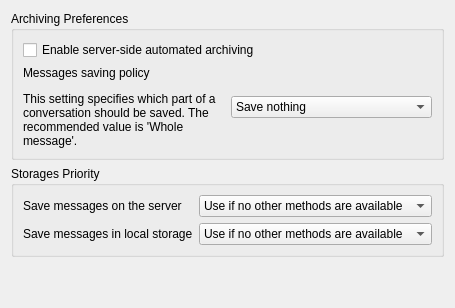
     <widget class="QWidget" name="ArchivingPreferences">
      <attribute name="title">
       <string>&amp;Archiving</string>
      </attribute>
      <layout class="QVBoxLayout" name="verticalLayout_7">
       <item>
        <widget class="QGroupBox" name="ArchivingPreferencesGroup">
         <property name="sizePolicy">
          <sizepolicy hsizetype="Minimum" vsizetype="Preferred">
           <horstretch>0</horstretch>
           <verstretch>0</verstretch>
          </sizepolicy>
         </property>
         <property name="title">
          <string>Archiving Preferences</string>
         </property>
         <layout class="QVBoxLayout" name="verticalLayout_6">
          <item>
           <widget class="QCheckBox" name="AAEnableCheckBox">
            <property name="text">
             <string>Enable server-side automated archiving</string>
            </property>
           </widget>
          </item>
          <item>
           <layout class="QGridLayout" name="gridLayout">
            <item row="1" column="1">
             <widget class="QComboBox" name="AASavePolicyBox">
              <item>
               <property name="text">
                <string>Save nothing</string>
               </property>
              </item>
              <item>
               <property name="text">
                <string>Message body only</string>
               </property>
              </item>
              <item>
               <property name="text">
                <string>Whole message</string>
               </property>
              </item>
              <item>
               <property name="text">
                <string>Whole stream</string>
               </property>
              </item>
             </widget>
            </item>
            <item row="1" column="0">
             <widget class="QLabel" name="AASavePolicyLabel">
              <property name="text">
               <string>&lt;html&gt;&lt;head/&gt;&lt;body&gt;&lt;p&gt;Messages saving policy&lt;/p&gt;&lt;p&gt;This setting specifies which part of a conversation should be saved. The recommended value is 'Whole message'.&lt;/p&gt;&lt;/body&gt;&lt;/html&gt;</string>
              </property>
              <property name="scaledContents">
               <bool>true</bool>
              </property>
              <property name="wordWrap">
               <bool>true</bool>
              </property>
             </widget>
            </item>
           </layout>
          </item>
         </layout>
        </widget>
       </item>
       <item>
        <widget class="QGroupBox" name="ArchivingStoragesGroup">
         <property name="title">
          <string>Storages Priority</string>
         </property>
         <layout class="QVBoxLayout" name="verticalLayout_10">
          <item>
           <layout class="QGridLayout" name="gridLayout_2">
            <item row="0" column="0">
             <widget class="QLabel" name="AARemoteStorageLabel">
              <property name="text">
               <string>Save messages on the server</string>
              </property>
             </widget>
            </item>
            <item row="2" column="0">
             <widget class="QLabel" name="AALocalStorageLabel">
              <property name="text">
               <string>Save messages in local storage</string>
              </property>
             </widget>
            </item>
            <item row="0" column="1">
             <widget class="QComboBox" name="AARemoteStorageBox">
              <item>
               <property name="text">
                <string>Use if no other methods are available</string>
               </property>
              </item>
              <item>
               <property name="text">
                <string>Prefer this method</string>
               </property>
              </item>
              <item>
               <property name="text">
                <string>Do not use this method</string>
               </property>
              </item>
             </widget>
            </item>
            <item row="2" column="1">
             <widget class="QComboBox" name="AALocalStorageBox">
              <item>
               <property name="text">
                <string>Use if no other methods are available</string>
               </property>
              </item>
              <item>
               <property name="text">
                <string>Prefer this method</string>
               </property>
              </item>
              <item>
               <property name="text">
                <string>Do not use this method</string>
               </property>
              </item>
             </widget>
            </item>
           </layout>
          </item>
         </layout>
        </widget>
       </item>
       <item>
        <spacer name="verticalSpacer_3">
         <property name="orientation">
          <enum>Qt::Vertical</enum>
         </property>
         <property name="sizeHint" stdset="0">
          <size>
           <width>20</width>
           <height>40</height>
          </size>
         </property>
        </spacer>
       </item>
      </layout>
     </widget>
